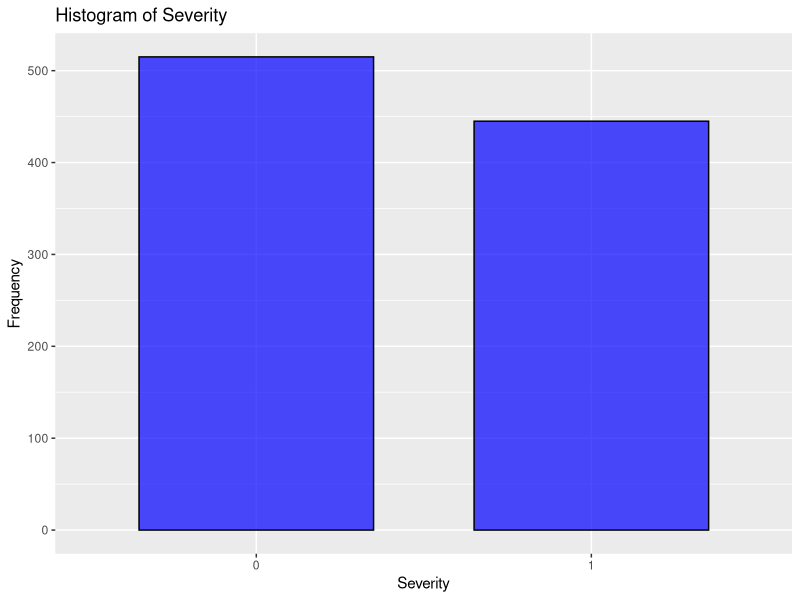
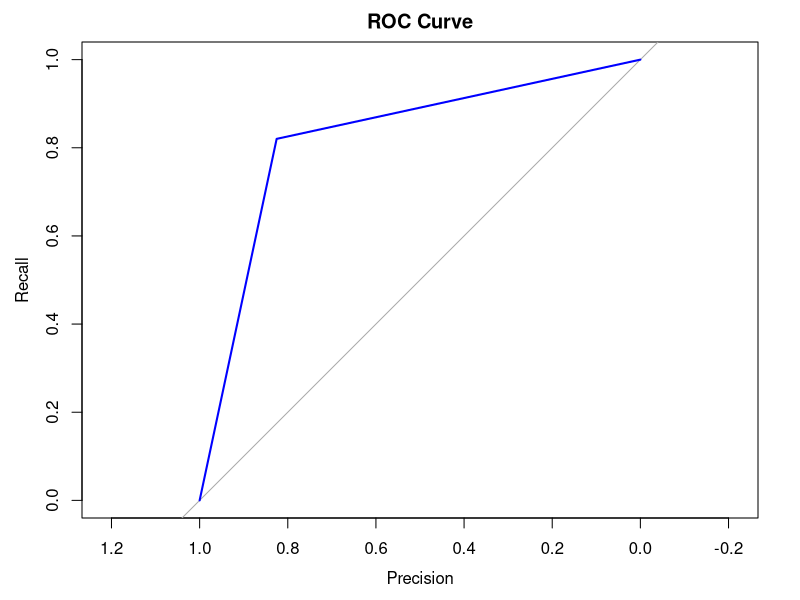

These figures' R source, in order:
library(mice)
library(ggplot2)
library(caret)
library(randomForest)
library(e1071)
library(class)
library(pROC)

# load data into a data frame using read.csv function
Data =  as.data.frame(read.csv("mammographic_masses.data"))

# preview the data frame. We observe that missing values are represented by "?"
# and types are not ideal (chr for int values)
str(Data)
dim(Data)

# convert "?" to NA so that the interpreter can see these values as missing values
Data[Data == "?"] <- NA

# now, change types of the columns. We use 'factor' type for the categorical values
# (such as our label, 'Severity' column, which can have only two values)
# as 'Age' column has a wide range of values, we keep it integer.
Data$BI.RADS.assessment <- as.factor(Data$BI.RADS.assessment)
Data$Age <- as.integer(Data$Age)
Data$Shape <- as.factor(Data$Shape)
Data$Margin <- as.factor(Data$Margin)
Data$Density <- as.factor(Data$Density)
Data$Severity <- as.factor(Data$Severity)

# there is only one occurrence of value "55" in the whole BI.RADS.assessment feature
# so we decide to remove it completely. After we do that, we drop the unused levels.
Data <- Data[Data$BI.RADS.assessment != "55", ]
Data$BI.RADS.assessment <- droplevels(Data$BI.RADS.assessment)

# inspect the data frame once again to see the results
str(Data)

# count the missing values in each column
missing_values <- colSums(is.na(Data))

# print the number of missing values. As we can see, missing values are far from
# a few. We have the options impute or remove the rows with missing values. 
# we decide to impute them 
print(missing_values)

# impute data and create the updated data frame
imputed_model <- mice(Data)
imputed_Data <- complete(imputed_model)

# inspect the new data frame
str(imputed_Data)

# plot a histogram to illustrate the distribution of values for the label
ggplot(imputed_Data, aes(x = imputed_Data$Severity)) +
  geom_bar(width=0.7, fill = "blue", color = "black", alpha = 0.7) +
  labs(title = "Histogram of Severity", x = "Severity", y = "Frequency")

#we check 'Severity' type 
column_type <- class(imputed_Data$Severity) 
print(column_type)

#now, we might consider our data ready
#################################################################

# Create training and test sets
# p is the proportion of data that is included in the training set
# set.seed is smth like random_state from Python
set.seed(1)
train_indices <- createDataPartition(imputed_Data$Severity, p = 0.8, list = FALSE)
train_data <- imputed_Data[train_indices, ]
test_data <- imputed_Data[-train_indices, ]

#now we can start using our models for predictions
################################################################

#KNN model
knn_model <- knn(train = train_data[, c("BI.RADS.assessment", "Age", "Shape", "Margin", "Density")],
                 test = test_data[, c("BI.RADS.assessment", "Age", "Shape", "Margin", "Density")],
                 cl = train_data$Severity,
                 k = 20) 


# Evaluate the KNN model
knn_confusion_matrix <- table(Predicted = knn_model, Actual = test_data$Severity)

# Plot the confusion matrix
table(knn_confusion_matrix)

# Calculate evaluation metrics
knn_accuracy <- sum(diag(knn_confusion_matrix)) / sum(knn_confusion_matrix)
knn_precision <- knn_confusion_matrix["1", "1"] / sum(knn_confusion_matrix["1", ])
knn_recall <- knn_confusion_matrix["1", "1"] / sum(knn_confusion_matrix[, "1"])
knn_f1_score <- 2 * (knn_precision * knn_recall) / (knn_precision + knn_recall)

# Print the evaluation results for KNN
print(paste("KNN Accuracy:", knn_accuracy))
print(paste("KNN Precision:", knn_precision))
print(paste("KNN Recall:", knn_recall))
print(paste("KNN F1 Score:", knn_f1_score))

################################################################

#Logistic Regression model
logistic_regression_model <- glm(Severity ~ BI.RADS.assessment + Age + Shape + Margin + Density, 
                                 data = train_data,
                                 family = "binomial")

levels(train_data$BI.RADS.assessment)  # Check levels in training data
levels(test_data$BI.RADS.assessment)

# Make predictions on the 'unseen' test set
predictions <- as.factor(as.numeric(predict(logistic_regression_model, newdata = test_data, type = "response") > 0.5))

# Evaluate the final model
confusion_matrix <- confusionMatrix(predictions, test_data$Severity)

# extract statistics from the confusion matrix
accuracy <- confusion_matrix$overall["Accuracy"]
precision <- confusion_matrix$byClass["Precision"]
recall <- confusion_matrix$byClass["Recall"]
f1_score <- confusion_matrix$byClass["F1"]

# print the evaluation results
print(paste("LR Accuracy:", accuracy))
print(paste("LR Precision:", precision))
print(paste("LR Recall:", recall))
print(paste("LR F1 Score:", f1_score))


# plot the ROC curve of our label and the predicted data. 
# the input variables need to be numerical or ordered, so we decided to order them
target <- factor(test_data$Severity, ordered=TRUE)
pred <- factor(predictions, ordered=TRUE)
roc_curve <- roc(target, pred)
plot(roc_curve, main = "ROC Curve", col = "blue", lwd = 2, xlab="Precision", ylab="Recall")

################################################################

#Random Forest Classifier model
random_forest_model <- randomForest(Severity ~ BI.RADS.assessment + Age + Shape + Margin + Density, 
                                    data = train_data,
                                    ntree = 200)

# Make predictions on the 'unseen' test set
predictions <- predict(random_forest_model, newdata = test_data)

# Evaluate the final model
confusion_matrix <- confusionMatrix(predictions, test_data$Severity)

# extract statistics from the confusion matrix
accuracy <- confusion_matrix$overall["Accuracy"]
precision <- confusion_matrix$byClass["Precision"]
recall <- confusion_matrix$byClass["Recall"]
f1_score <- confusion_matrix$byClass["F1"]

# print the evaluation results
print(paste("RFC Accuracy:", accuracy))
print(paste("RFC Precision:", precision))
print(paste("RFC Recall:", recall))
print(paste("RFC F1 Score:", f1_score))


################################################################

#SVM model
svm_model <- svm(Severity ~ BI.RADS.assessment + Age + Shape + Margin + Density, 
                 data = train_data,
                 kernel = "radial", # "radial", "polynomial"
                 cost = 1)          # cost parameter

# prediction on test
svm_predictions <- predict(svm_model, newdata = test_data)

# evaluate svm model
svm_confusion_matrix <- table(Predicted = svm_predictions, Actual = test_data$Severity)

# metrics
svm_accuracy <- sum(diag(svm_confusion_matrix)) / sum(svm_confusion_matrix)
svm_precision <- svm_confusion_matrix["1", "1"] / sum(svm_confusion_matrix["1", ])
svm_recall <- svm_confusion_matrix["1", "1"] / sum(svm_confusion_matrix[, "1"])
svm_f1_score <- 2 * (svm_precision * svm_recall) / (svm_precision + svm_recall)

# print metrics
print(paste("SVM Accuracy:", svm_accuracy))
print(paste("SVM Precision:", svm_precision))
print(paste("SVM Recall:", svm_recall))
print(paste("SVM F1 Score:", svm_f1_score))
